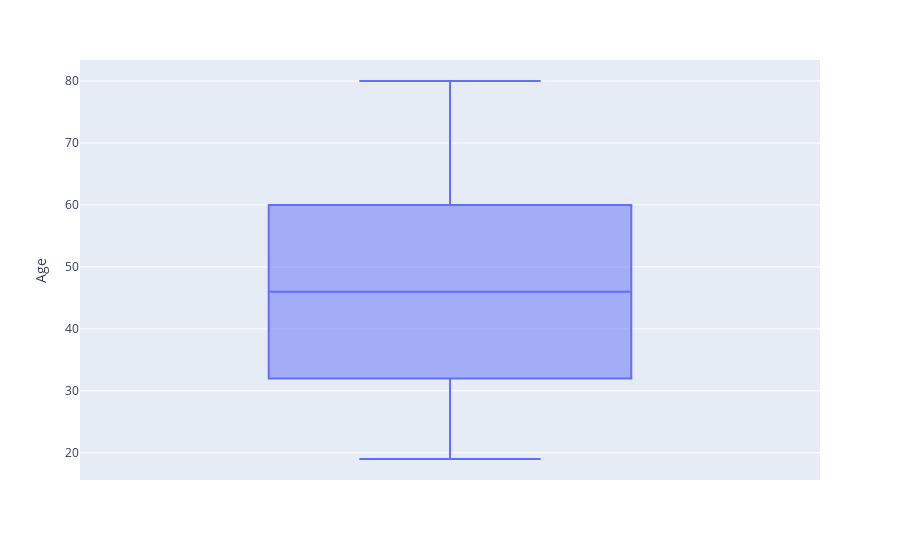

The cell this chart's notebook holds for it:
### Code cell
px.box(df,y='Age').show()

### Figure 1 — Plotly figure (JSON) as saved in the notebook; plotly's stock layout.template omitted (floating-point values rounded to 4 significant figures; data arrays with more than 128 entries replaced by an {"elided": "..."} marker saying what was removed)
{"data": [{"alignmentgroup": "True", "hovertemplate": "Age=%{y}<extra></extra>", "legendgroup": "", "marker": {"color": "#636efa"}, "name": "", "notched": false, "offsetgroup": "", "orientation": "v", "showlegend": false, "type": "box", "x0": " ", "xaxis": "x", "y": {"elided": "7043 int values"}, "y0": " ", "yaxis": "y"}], "layout": {"boxmode": "group", "legend": {"tracegroupgap": 0}, "margin": {"t": 60}, "xaxis": {"anchor": "y", "domain": [0, 1]}, "yaxis": {"anchor": "x", "domain": [0, 1], "title": {"text": "Age"}}}}
